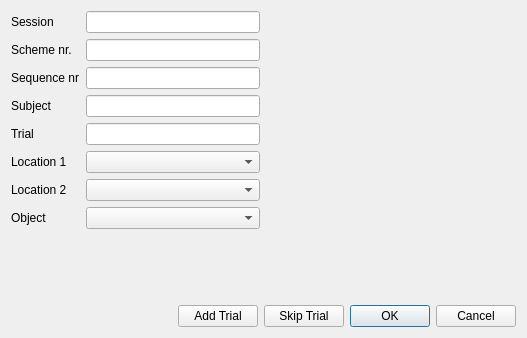
<?xml version="1.0" encoding="UTF-8"?>
<ui version="4.0">
 <class>TrialDialog</class>
 <widget class="QDialog" name="TrialDialog">
  <property name="geometry">
   <rect>
    <x>0</x>
    <y>0</y>
    <width>527</width>
    <height>338</height>
   </rect>
  </property>
  <property name="windowTitle">
   <string>Dialog</string>
  </property>
  <layout class="QVBoxLayout" name="verticalLayout">
   <item>
    <layout class="QHBoxLayout" name="horizontalLayout_2">
     <item>
      <layout class="QFormLayout" name="formLayout">
       <item row="0" column="0">
        <widget class="QLabel" name="label">
         <property name="text">
          <string>Session</string>
         </property>
        </widget>
       </item>
       <item row="0" column="1">
        <widget class="QLineEdit" name="sessionLineEdit"/>
       </item>
       <item row="1" column="0">
        <widget class="QLabel" name="label_3">
         <property name="text">
          <string>Scheme nr.</string>
         </property>
        </widget>
       </item>
       <item row="1" column="1">
        <widget class="QLineEdit" name="runLineEdit"/>
       </item>
       <item row="2" column="0">
        <widget class="QLabel" name="label_2">
         <property name="text">
          <string>Sequence nr</string>
         </property>
        </widget>
       </item>
       <item row="2" column="1">
        <widget class="QLineEdit" name="trialLineEdit"/>
       </item>
       <item row="3" column="0">
        <widget class="QLabel" name="label_4">
         <property name="text">
          <string>Subject</string>
         </property>
        </widget>
       </item>
       <item row="3" column="1">
        <widget class="QLineEdit" name="subjectLineEdit"/>
       </item>
       <item row="5" column="0">
        <widget class="QLabel" name="label_5">
         <property name="text">
          <string>Location 1</string>
         </property>
        </widget>
       </item>
       <item row="5" column="1">
        <widget class="QComboBox" name="location1ComboBox"/>
       </item>
       <item row="6" column="0">
        <widget class="QLabel" name="label_6">
         <property name="text">
          <string>Location 2</string>
         </property>
        </widget>
       </item>
       <item row="6" column="1">
        <widget class="QComboBox" name="location2ComboBox"/>
       </item>
       <item row="7" column="0">
        <widget class="QLabel" name="label_7">
         <property name="text">
          <string>Object</string>
         </property>
        </widget>
       </item>
       <item row="7" column="1">
        <widget class="QComboBox" name="objectComboBox"/>
       </item>
       <item row="4" column="0">
        <widget class="QLabel" name="label_8">
         <property name="text">
          <string>Trial</string>
         </property>
        </widget>
       </item>
       <item row="4" column="1">
        <widget class="QLineEdit" name="subjectTrialLineEdit">
         <property name="enabled">
          <bool>true</bool>
         </property>
        </widget>
       </item>
      </layout>
     </item>
     <item>
      <widget class="QLabel" name="objectLabel">
       <property name="minimumSize">
        <size>
         <width>250</width>
         <height>250</height>
        </size>
       </property>
       <property name="text">
        <string/>
       </property>
      </widget>
     </item>
    </layout>
   </item>
   <item>
    <widget class="QWidget" name="widget" native="true"/>
   </item>
   <item>
    <layout class="QHBoxLayout" name="horizontalLayout">
     <item>
      <spacer name="horizontalSpacer">
       <property name="orientation">
        <enum>Qt::Horizontal</enum>
       </property>
       <property name="sizeHint" stdset="0">
        <size>
         <width>40</width>
         <height>20</height>
        </size>
       </property>
      </spacer>
     </item>
     <item>
      <widget class="QPushButton" name="addTrialButton">
       <property name="text">
        <string>Add Trial</string>
       </property>
      </widget>
     </item>
     <item>
      <widget class="QPushButton" name="skipTrialButton">
       <property name="text">
        <string>Skip Trial</string>
       </property>
      </widget>
     </item>
     <item>
      <widget class="QDialogButtonBox" name="stdButtons">
       <property name="orientation">
        <enum>Qt::Horizontal</enum>
       </property>
       <property name="standardButtons">
        <set>QDialogButtonBox::Cancel|QDialogButtonBox::Ok</set>
       </property>
      </widget>
     </item>
    </layout>
   </item>
  </layout>
 </widget>
 <resources>
  <include location="resources/objects/obj.qrc"/>
 </resources>
 <connections>
  <connection>
   <sender>stdButtons</sender>
   <signal>accepted()</signal>
   <receiver>TrialDialog</receiver>
   <slot>accept()</slot>
   <hints>
    <hint type="sourcelabel">
     <x>248</x>
     <y>254</y>
    </hint>
    <hint type="destinationlabel">
     <x>157</x>
     <y>274</y>
    </hint>
   </hints>
  </connection>
  <connection>
   <sender>stdButtons</sender>
   <signal>rejected()</signal>
   <receiver>TrialDialog</receiver>
   <slot>reject()</slot>
   <hints>
    <hint type="sourcelabel">
     <x>316</x>
     <y>260</y>
    </hint>
    <hint type="destinationlabel">
     <x>286</x>
     <y>274</y>
    </hint>
   </hints>
  </connection>
 </connections>
</ui>
